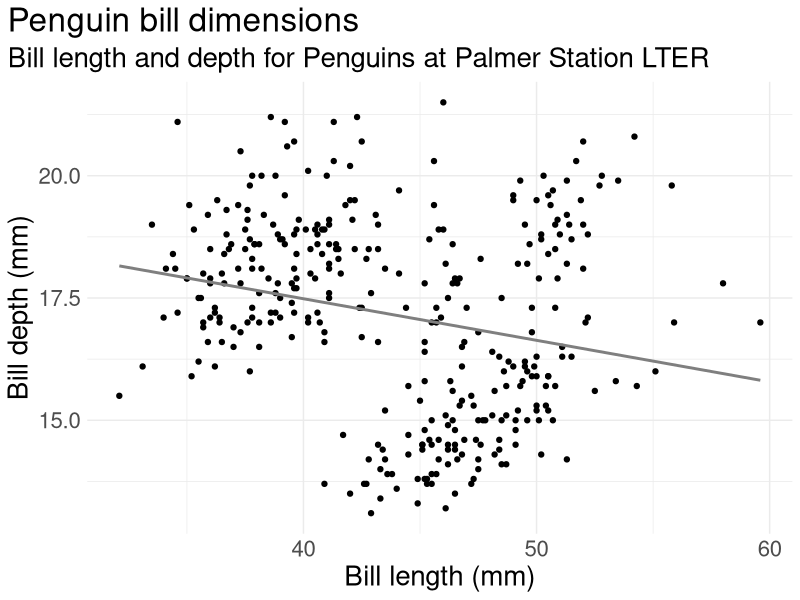
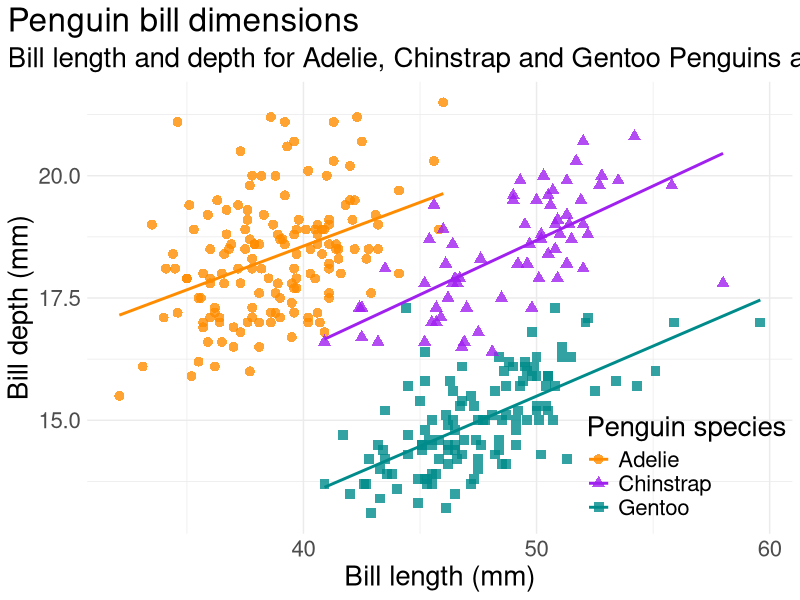

Source code (R) for these figures, in order:
## ---- chunk 1
#| message: false
library(palmerpenguins)
library(tidyverse)
## ---- chunk 2
penguins
## ---- chunk 3
count(penguins, species)
## ---- chunk 4
count(penguins, species, island, .drop = FALSE)
## ---- chunk 5
penguins |>
  filter(sex == "female",
         species == "Gentoo") |>
  slice_max(body_mass_g, n = 5) |>
  select(contains("bill"))
  
## ---- chunk 6
penguins |>
  group_by(species) |>
  summarise(mean_bill_length = mean(bill_length_mm, na.rm = TRUE))
## ---- chunk 7
#| label: bill-no-species
#| fig-show: hide
ggplot(data = penguins,
       aes(x = bill_length_mm,
           y = bill_depth_mm)) +
  geom_point() +
  geom_smooth(method = "lm", se = FALSE, color = "gray50") +
  labs(title = "Penguin bill dimensions",
       subtitle = "Bill length and depth for Penguins at Palmer Station LTER",
       x = "Bill length (mm)",
       y = "Bill depth (mm)") +
  theme_minimal() + 
  theme(plot.title.position = "plot",
        text = element_text(size = 20))
## ---- chunk 8
#| label: bill-species
#| fig-show: hide
#| code-overflow: wrap
ggplot(data = penguins,
       aes(x = bill_length_mm,
           y = bill_depth_mm,
           group = species)) +
  geom_point(aes(color = species, 
                 shape = species),
             size = 3,
             alpha = 0.8) +
  geom_smooth(method = "lm", se = FALSE, aes(color = species)) +
  scale_color_manual(values = c("darkorange","purple","cyan4")) +
  labs(title = "Penguin bill dimensions",
       subtitle = "Bill length and depth for Adelie, Chinstrap and Gentoo Penguins at Palmer Station LTER",
       x = "Bill length (mm)",
       y = "Bill depth (mm)",
       color = "Penguin species",
       shape = "Penguin species") +
  theme_minimal() +
  theme(legend.position = c(0.85, 0.15),
        plot.title.position = "plot",
        text = element_text(size = 20))
